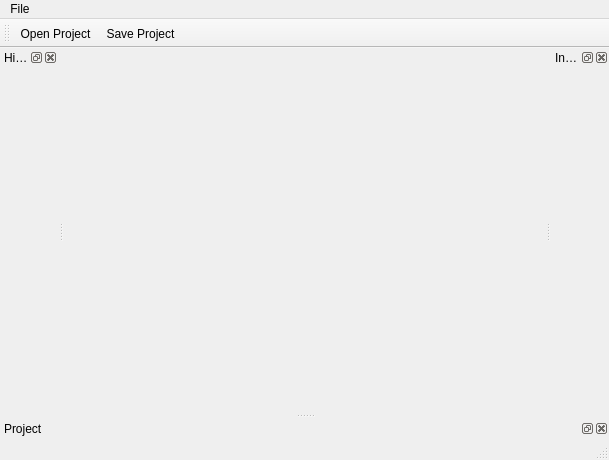
<?xml version="1.0" encoding="UTF-8"?>
<ui version="4.0">
 <class>MainWindow</class>
 <widget class="QMainWindow" name="MainWindow">
  <property name="geometry">
   <rect>
    <x>0</x>
    <y>0</y>
    <width>609</width>
    <height>460</height>
   </rect>
  </property>
  <property name="windowTitle">
   <string>MainWindow</string>
  </property>
  <widget class="QWidget" name="centralWidget"/>
  <widget class="QDockWidget" name="Project">
   <property name="windowTitle">
    <string>Project</string>
   </property>
   <attribute name="dockWidgetArea">
    <number>8</number>
   </attribute>
   <widget class="QWidget" name="dockWidgetContents"/>
  </widget>
  <widget class="QDockWidget" name="Hierarchy">
   <property name="windowTitle">
    <string>Hierarchy</string>
   </property>
   <attribute name="dockWidgetArea">
    <number>1</number>
   </attribute>
   <widget class="QWidget" name="dockWidgetContents_2"/>
  </widget>
  <widget class="QDockWidget" name="Inspector">
   <property name="windowTitle">
    <string>Inspector</string>
   </property>
   <attribute name="dockWidgetArea">
    <number>2</number>
   </attribute>
   <widget class="QWidget" name="dockWidgetContents_3"/>
  </widget>
  <widget class="QMenuBar" name="menuBar">
   <property name="geometry">
    <rect>
     <x>0</x>
     <y>0</y>
     <width>609</width>
     <height>22</height>
    </rect>
   </property>
   <widget class="QMenu" name="menuFile">
    <property name="title">
     <string>File</string>
    </property>
    <addaction name="actionOpen_Project"/>
    <addaction name="actionSave_Project"/>
    <addaction name="separator"/>
    <addaction name="actionExit"/>
   </widget>
   <addaction name="menuFile"/>
  </widget>
  <widget class="QToolBar" name="toolBar">
   <property name="windowTitle">
    <string>toolBar</string>
   </property>
   <attribute name="toolBarArea">
    <enum>TopToolBarArea</enum>
   </attribute>
   <attribute name="toolBarBreak">
    <bool>false</bool>
   </attribute>
   <addaction name="actionOpen_Project"/>
   <addaction name="actionSave_Project"/>
  </widget>
  <widget class="QStatusBar" name="statusBar"/>
  <action name="actionOpen_Project">
   <property name="icon">
    <iconset resource="icons.qrc">
     <normaloff>:/icons/icons/Folder.png</normaloff>:/icons/icons/Folder.png</iconset>
   </property>
   <property name="text">
    <string>Open Project</string>
   </property>
  </action>
  <action name="actionSave_Project">
   <property name="icon">
    <iconset resource="icons.qrc">
     <normaloff>:/icons/icons/Disquette.png</normaloff>:/icons/icons/Disquette.png</iconset>
   </property>
   <property name="text">
    <string>Save Project</string>
   </property>
  </action>
  <action name="actionExit">
   <property name="text">
    <string>Exit</string>
   </property>
  </action>
 </widget>
 <layoutdefault spacing="6" margin="11"/>
 <resources>
  <include location="icons.qrc"/>
 </resources>
 <connections/>
</ui>
